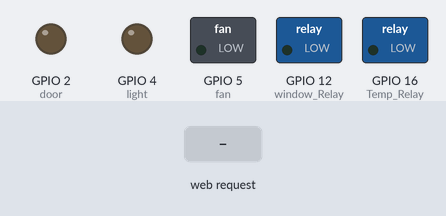
Simulated run of this sketch. Board: ESP8266 (NodeMCU). Parts: switched loads named in the sketch (green lamp = pin HIGH), output pins drawn as LEDs (lit = HIGH). The inputs (shaded band) are chosen by the test bench. WiFi joins after 1.5 s; servers stay silent unless stated; what the sketch prints to the serial monitor is not drawn.

Above: at 2.7 s.
2.8 s: HTTP request GET /living/door/1 received
At 3.4 s:
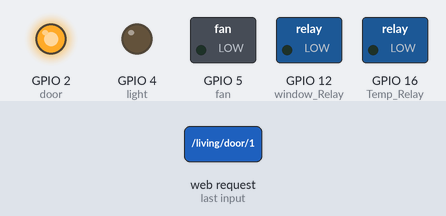
4.3 s: HTTP request GET /living/light/1 received
At 5.5 s:
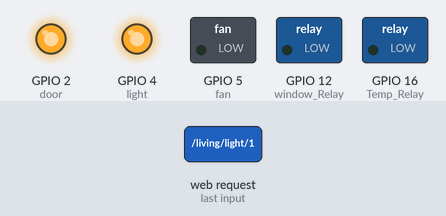
5.8 s: HTTP request GET /living/fan/1 received
At 6.9 s:
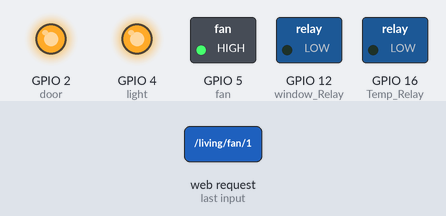
7.3 s: HTTP request GET /living/door/0 received
At 8.0 s:
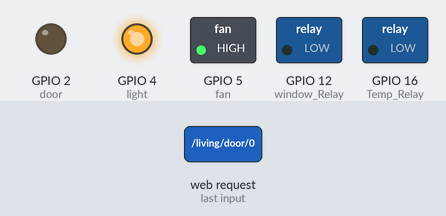
8.8 s: HTTP request GET /living/light/0 received
At 9.2 s:
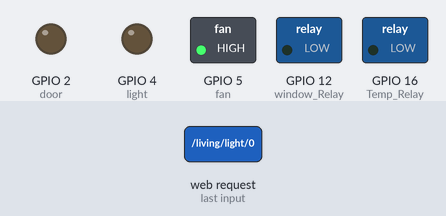
10.3 s: HTTP request GET /living/fan/0 received
At 11.5 s:
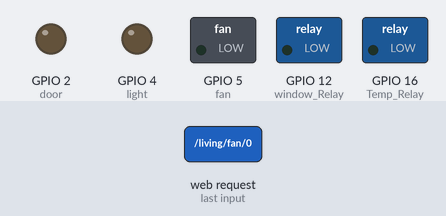
Timing chart, 0 to 12.8 s (numbered marks = the images above; inputs shaded):
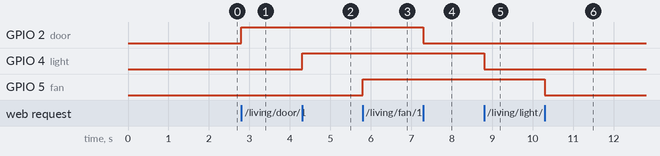

Measured:
- after the input at 2.8 s, GPIO 2 (door): LOW → HIGH at once
- after the input at 4.3 s, GPIO 4 (light): LOW → HIGH at once
- after the input at 5.8 s, GPIO 5 (fan): LOW → HIGH at once
- after the input at 7.3 s, GPIO 2 (door): HIGH → LOW at once
- after the input at 8.8 s, GPIO 4 (light): HIGH → LOW at once
- after the input at 10.3 s, GPIO 5 (fan): HIGH → LOW at once

The sketch:

livingRoomV2.ino
```cpp
#include <TimeLib.h>
#include <ESP8266WiFi.h>

#include "DHT.h"

#define DHTPIN 13//temp&humid
#define DHTTYPE DHT22

DHT dht(DHTPIN, DHTTYPE);

const char* ssid = "JaraWifi";
const char* password = "jaraz12345";

int fsrReading;

WiFiServer server(80);

void setup() {
  dht.begin();

  pinMode(2, OUTPUT);//door
  pinMode(4, OUTPUT);//light
  pinMode(5, OUTPUT);//fan
  pinMode(A0, INPUT);//window
  pinMode(12, OUTPUT);//window_Relay
  pinMode(16, OUTPUT);//Temp_Relay
  digitalWrite(2, 0);
  digitalWrite(12, 0);//@ the begining window is not active
  digitalWrite(16, 0);//From the begining temperature & humidity sensor is not running
  digitalWrite(14, 0);


  Serial.begin(115200);
  delay(10);

  // Connect to WiFi network
  Serial.println();
  Serial.println();
  Serial.print("Connecting to ");
  Serial.println(ssid);

  WiFi.begin(ssid, password);

  while (WiFi.status() != WL_CONNECTED) {
    delay(500);
    Serial.print(".");
  }
  Serial.println("");
  Serial.println("WiFi connected");

  // Start the server
  server.begin();
  Serial.println("Server started");

  // Print the IP address
  Serial.println(WiFi.localIP());

}

void loop() {

  // Check if a client has connected
  WiFiClient client = server.available();
  if (!client) {
    return;
  }

  // Wait until the client sends some data
  Serial.println("new client");
  while(!client.available()){
    delay(1);
  }

  // Read the first line of the request
  String req = client.readStringUntil('\r');
  Serial.println(req);
  client.flush();

  // Match the request
  String pos;
  int checkPos;
  int val;
  String s;
  if (req.indexOf("/living/door/0") != -1){
    digitalWrite(2, 0);
    s = "HTTP/1.1 200 OK\r\nContent-Type: text/plain\r\n\r\nDoor locked!";}

  else if (req.indexOf("/living/door/1") != -1){
    digitalWrite(2, 1);
    s = "HTTP/1.1 200 OK\r\nContent-Type: text/plain\r\n\r\nDoor unlocked!";}

  else if (req.indexOf("/living/door/check/1") != -1){
    if(digitalRead(2)==LOW){
      pos="Door is locked!";}
    else if(digitalRead(2)==HIGH){
      pos="Door is not locked!";}
    s = "HTTP/1.1 200 OK\r\nContent-Type: text/plain\r\n\r\n"+pos;}

  else if (req.indexOf("/living/light/0") != -1){
    digitalWrite(4, 0);
    s = "HTTP/1.1 200 OK\r\nContent-Type: text/plain\r\n\r\nLiv_light is now low";}

  else if (req.indexOf("/living/light/1") != -1){
    digitalWrite(4, 1);
    s = "HTTP/1.1 200 OK\r\nContent-Type: text/plain\r\n\r\nLiv_light is now high ";}

  else if (req.indexOf("/living/fan/0") != -1){
    digitalWrite(5, 0);
    s = "HTTP/1.1 200 OK\r\nContent-Type: text/plain\r\n\r\nLiv_fan is now low";}

  else if (req.indexOf("/living/fan/1") != -1){
    digitalWrite(5, 1);
    s = "HTTP/1.1 200 OK\r\nContent-Type: text/plain\r\n\r\nLiv_fan is now high ";}

  else if (req.indexOf("/living/temp/check/1") != -1){
    float h = dht.readHumidity();
    float t = dht.readTemperature();
    float hic = dht.computeHeatIndex(t, h, false);
    s = "HTTP/1.1 200 OK\r\nContent-Type: text/plain\r\n\r\n"+String(t)+","+String(hic);}

  else if (req.indexOf("/living/humid/check/1") != -1){
    float h = dht.readHumidity();
    s = "HTTP/1.1 200 OK\r\nContent-Type: text/plain\r\n\r\n"+String(h);}

  else if (req.indexOf("/living/window/0") != -1){
    digitalWrite(12, 0);
    s = "HTTP/1.1 200 OK\r\nContent-Type: text/plain\r\n\r\nWindow Sensor Down";}

  else if (req.indexOf("/living/window/1") != -1){
    digitalWrite(12, 1);
    s = "HTTP/1.1 200 OK\r\nContent-Type: text/plain\r\n\r\nWindow Sensor Up";}

  else if (req.indexOf("/living/window/check/1") != -1){
    if(analogRead(A0)>10){
      pos="Window is closed!";}
    else{
      pos="Window is not closed!";}
    s = "HTTP/1.1 200 OK\r\nContent-Type: text/plain\r\n\r\n"+pos;}

  else if (req.indexOf("/living/temp/0") != -1){
    digitalWrite(16, 0);
    s = "HTTP/1.1 200 OK\r\nContent-Type: text/plain\r\n\r\nTemp & Humid Sensor Down";}

  else if (req.indexOf("/living/temp/1") != -1){
    digitalWrite(16, 1);
    s = "HTTP/1.1 200 OK\r\nContent-Type: text/plain\r\n\r\nTemp & Humid Sensor Up";}

  else {
    Serial.println("invalid request");
    client.stop();
    return;
  }

  client.flush();

  // Send the response to the client
  client.print(s);
  delay(1);
  Serial.println("Client disonnected");

  // The client will actually be disconnected
  // when the function returns and 'client' object is detroyed

}
```
